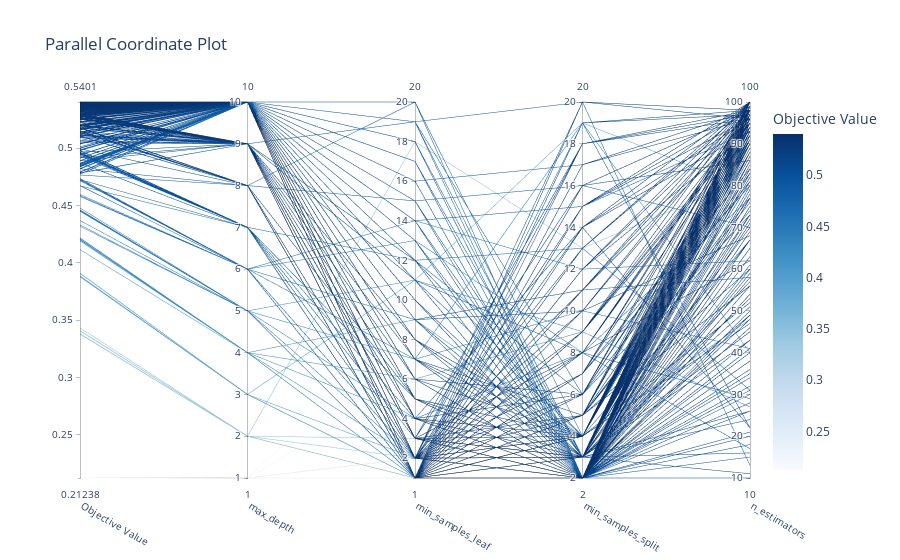

The cell this chart's notebook holds for it:
### Code cell
optuna.visualization.plot_parallel_coordinate(study)

### Figure 1 — Plotly figure (JSON) as saved in the notebook; plotly's stock layout.template omitted (floating-point values rounded to 4 significant figures; data arrays with more than 128 entries replaced by an {"elided": "..."} marker saying what was removed)
{"data": [{"dimensions": [{"label": "Objective Value", "range": [0.2124, 0.5401], "values": {"elided": "1000 float values"}}, {"label": "max_depth", "range": [1, 10], "values": {"elided": "1000 int values"}}, {"label": "min_samples_leaf", "range": [1, 20], "values": {"elided": "1000 int values"}}, {"label": "min_samples_split", "range": [2, 20], "values": {"elided": "1000 int values"}}, {"label": "n_estimators", "range": [10, 100], "values": {"elided": "1000 int values"}}], "labelangle": 30, "labelside": "bottom", "line": {"color": {"elided": "1000 float values"}, "colorbar": {"title": {"text": "Objective Value"}}, "colorscale": [[0, "rgb(247,251,255)"], [0.125, "rgb(222,235,247)"], [0.25, "rgb(198,219,239)"], [0.375, "rgb(158,202,225)"], [0.5, "rgb(107,174,214)"], [0.625, "rgb(66,146,198)"], [0.75, "rgb(33,113,181)"], [0.875, "rgb(8,81,156)"], [1, "rgb(8,48,107)"]], "reversescale": false, "showscale": true}, "type": "parcoords"}], "layout": {"title": {"text": "Parallel Coordinate Plot"}}}
